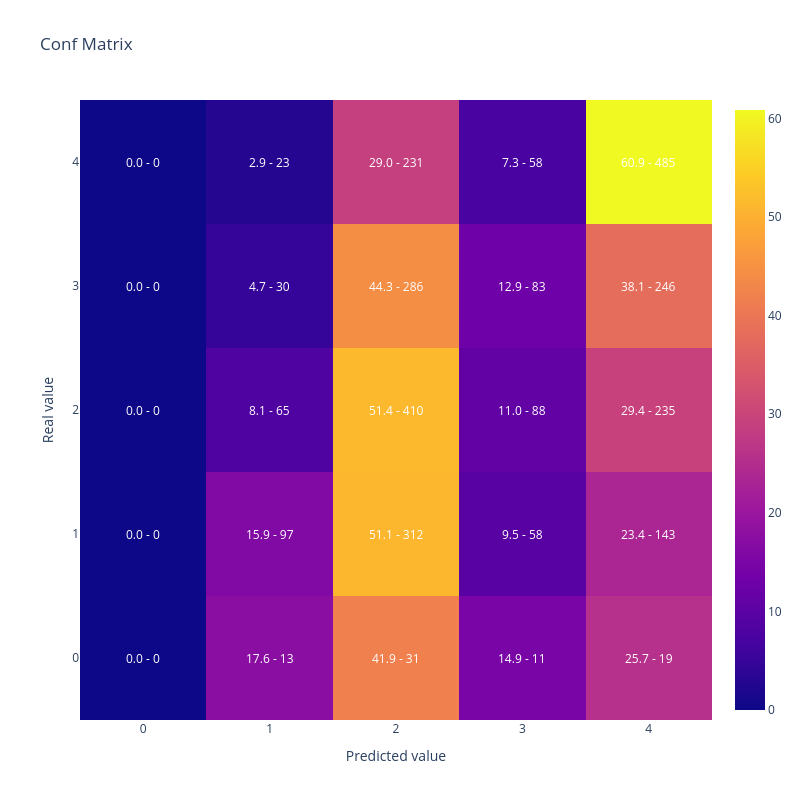

Notebook code cell kept with this figure:
### Code cell
#Muestro matriz de confusion y kappa
display(plot_confusion_matrix(all_labels,all_preds))

cohen_kappa_score(all_labels,all_preds,
                             weights = 'quadratic')

### Figure 1 — Plotly figure (JSON) as saved in the notebook; plotly's stock layout.template omitted (floating-point values rounded to 4 significant figures)
{"data": [{"type": "heatmap", "x": [0, 1, 2, 3, 4], "y": [0, 1, 2, 3, 4], "z": [[0.0, 17.57, 41.89, 14.86, 25.68], [0.0, 15.9, 51.15, 9.508, 23.44], [0.0, 8.145, 51.38, 11.03, 29.45], [0.0, 4.651, 44.34, 12.87, 38.14], [0.0, 2.886, 28.98, 7.277, 60.85]]}], "layout": {"annotations": [{"font": {"color": "white"}, "showarrow": false, "text": "0.0 - 0", "x": 0, "xref": "x", "y": 0, "yref": "y"}, {"font": {"color": "white"}, "showarrow": false, "text": "17.6 - 13", "x": 1, "xref": "x", "y": 0, "yref": "y"}, {"font": {"color": "white"}, "showarrow": false, "text": "41.9 - 31", "x": 2, "xref": "x", "y": 0, "yref": "y"}, {"font": {"color": "white"}, "showarrow": false, "text": "14.9 - 11", "x": 3, "xref": "x", "y": 0, "yref": "y"}, {"font": {"color": "white"}, "showarrow": false, "text": "25.7 - 19", "x": 4, "xref": "x", "y": 0, "yref": "y"}, {"font": {"color": "white"}, "showarrow": false, "text": "0.0 - 0", "x": 0, "xref": "x", "y": 1, "yref": "y"}, {"font": {"color": "white"}, "showarrow": false, "text": "15.9 - 97", "x": 1, "xref": "x", "y": 1, "yref": "y"}, {"font": {"color": "white"}, "showarrow": false, "text": "51.1 - 312", "x": 2, "xref": "x", "y": 1, "yref": "y"}, {"font": {"color": "white"}, "showarrow": false, "text": "9.5 - 58", "x": 3, "xref": "x", "y": 1, "yref": "y"}, {"font": {"color": "white"}, "showarrow": false, "text": "23.4 - 143", "x": 4, "xref": "x", "y": 1, "yref": "y"}, {"font": {"color": "white"}, "showarrow": false, "text": "0.0 - 0", "x": 0, "xref": "x", "y": 2, "yref": "y"}, {"font": {"color": "white"}, "showarrow": false, "text": "8.1 - 65", "x": 1, "xref": "x", "y": 2, "yref": "y"}, {"font": {"color": "white"}, "showarrow": false, "text": "51.4 - 410", "x": 2, "xref": "x", "y": 2, "yref": "y"}, {"font": {"color": "white"}, "showarrow": false, "text": "11.0 - 88", "x": 3, "xref": "x", "y": 2, "yref": "y"}, {"font": {"color": "white"}, "showarrow": false, "text": "29.4 - 235", "x": 4, "xref": "x", "y": 2, "yref": "y"}, {"font": {"color": "white"}, "showarrow": false, "text": "0.0 - 0", "x": 0, "xref": "x", "y": 3, "yref": "y"}, {"font": {"color": "white"}, "showarrow": false, "text": "4.7 - 30", "x": 1, "xref": "x", "y": 3, "yref": "y"}, {"font": {"color": "white"}, "showarrow": false, "text": "44.3 - 286", "x": 2, "xref": "x", "y": 3, "yref": "y"}, {"font": {"color": "white"}, "showarrow": false, "text": "12.9 - 83", "x": 3, "xref": "x", "y": 3, "yref": "y"}, {"font": {"color": "white"}, "showarrow": false, "text": "38.1 - 246", "x": 4, "xref": "x", "y": 3, "yref": "y"}, {"font": {"color": "white"}, "showarrow": false, "text": "0.0 - 0", "x": 0, "xref": "x", "y": 4, "yref": "y"}, {"font": {"color": "white"}, "showarrow": false, "text": "2.9 - 23", "x": 1, "xref": "x", "y": 4, "yref": "y"}, {"font": {"color": "white"}, "showarrow": false, "text": "29.0 - 231", "x": 2, "xref": "x", "y": 4, "yref": "y"}, {"font": {"color": "white"}, "showarrow": false, "text": "7.3 - 58", "x": 3, "xref": "x", "y": 4, "yref": "y"}, {"font": {"color": "white"}, "showarrow": false, "text": "60.9 - 485", "x": 4, "xref": "x", "y": 4, "yref": "y"}], "height": 800, "title": {"text": "Conf Matrix"}, "width": 800, "xaxis": {"title": {"text": "Predicted value"}}, "yaxis": {"title": {"text": "Real value"}}}}
